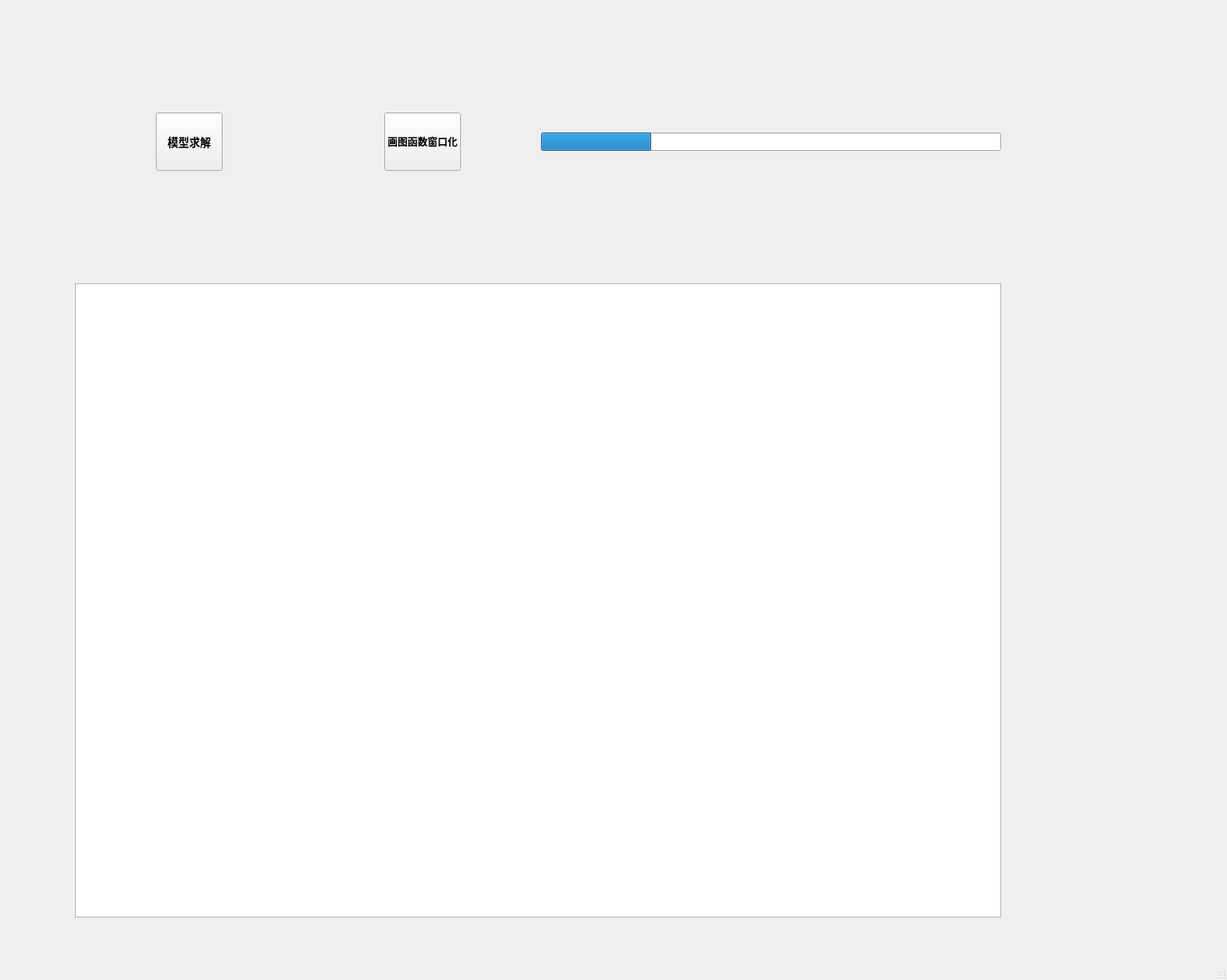
<?xml version="1.0" encoding="UTF-8"?>
<ui version="4.0">
 <class>MainWindow</class>
 <widget class="QMainWindow" name="MainWindow">
  <property name="geometry">
   <rect>
    <x>0</x>
    <y>0</y>
    <width>1472</width>
    <height>1176</height>
   </rect>
  </property>
  <property name="minimumSize">
   <size>
    <width>20</width>
    <height>10</height>
   </size>
  </property>
  <property name="font">
   <font>
    <weight>75</weight>
    <bold>true</bold>
   </font>
  </property>
  <property name="windowTitle">
   <string>MainWindow</string>
  </property>
  <widget class="QWidget" name="centralwidget">
   <widget class="QGraphicsView" name="graphicsView">
    <property name="geometry">
     <rect>
      <x>90</x>
      <y>340</y>
      <width>1111</width>
      <height>761</height>
     </rect>
    </property>
   </widget>
   <widget class="QWidget" name="">
    <property name="geometry">
     <rect>
      <x>90</x>
      <y>5</y>
      <width>1111</width>
      <height>331</height>
     </rect>
    </property>
    <layout class="QHBoxLayout" name="horizontalLayout_4">
     <item>
      <layout class="QHBoxLayout" name="horizontalLayout_3">
       <item>
        <layout class="QHBoxLayout" name="horizontalLayout">
         <item>
          <spacer name="horizontalSpacer">
           <property name="orientation">
            <enum>Qt::Horizontal</enum>
           </property>
           <property name="sizeHint" stdset="0">
            <size>
             <width>40</width>
             <height>20</height>
            </size>
           </property>
          </spacer>
         </item>
         <item>
          <widget class="QPushButton" name="pushButton">
           <property name="minimumSize">
            <size>
             <width>70</width>
             <height>70</height>
            </size>
           </property>
           <property name="sizeIncrement">
            <size>
             <width>10</width>
             <height>10</height>
            </size>
           </property>
           <property name="font">
            <font>
             <pointsize>10</pointsize>
            </font>
           </property>
           <property name="text">
            <string>模型求解</string>
           </property>
          </widget>
         </item>
         <item>
          <spacer name="horizontalSpacer_2">
           <property name="orientation">
            <enum>Qt::Horizontal</enum>
           </property>
           <property name="sizeHint" stdset="0">
            <size>
             <width>40</width>
             <height>20</height>
            </size>
           </property>
          </spacer>
         </item>
        </layout>
       </item>
       <item>
        <layout class="QHBoxLayout" name="horizontalLayout_2">
         <item>
          <spacer name="horizontalSpacer_3">
           <property name="orientation">
            <enum>Qt::Horizontal</enum>
           </property>
           <property name="sizeHint" stdset="0">
            <size>
             <width>40</width>
             <height>20</height>
            </size>
           </property>
          </spacer>
         </item>
         <item>
          <widget class="QPushButton" name="pushButton_2">
           <property name="minimumSize">
            <size>
             <width>40</width>
             <height>70</height>
            </size>
           </property>
           <property name="font">
            <font>
             <weight>75</weight>
             <italic>false</italic>
             <bold>true</bold>
            </font>
           </property>
           <property name="text">
            <string>画图函数窗口化</string>
           </property>
          </widget>
         </item>
         <item>
          <spacer name="horizontalSpacer_4">
           <property name="orientation">
            <enum>Qt::Horizontal</enum>
           </property>
           <property name="sizeHint" stdset="0">
            <size>
             <width>40</width>
             <height>20</height>
            </size>
           </property>
          </spacer>
         </item>
        </layout>
       </item>
      </layout>
     </item>
     <item>
      <widget class="QProgressBar" name="progressBar">
       <property name="font">
        <font>
         <weight>75</weight>
         <italic>false</italic>
         <bold>true</bold>
         <underline>false</underline>
         <strikeout>false</strikeout>
         <stylestrategy>PreferDefault</stylestrategy>
         <kerning>true</kerning>
        </font>
       </property>
       <property name="cursor">
        <cursorShape>ArrowCursor</cursorShape>
       </property>
       <property name="value">
        <number>24</number>
       </property>
       <property name="textVisible">
        <bool>false</bool>
       </property>
      </widget>
     </item>
    </layout>
   </widget>
  </widget>
  <widget class="QMenuBar" name="menubar">
   <property name="geometry">
    <rect>
     <x>0</x>
     <y>0</y>
     <width>1472</width>
     <height>30</height>
    </rect>
   </property>
  </widget>
  <widget class="QStatusBar" name="statusbar"/>
 </widget>
 <resources/>
 <connections/>
</ui>
